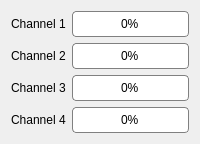
     <widget class="QWidget" name="Seite">
      <attribute name="title">
       <string>Signal Quality</string>
      </attribute>
      <layout class="QGridLayout" name="gridLayout">
       <item row="0" column="2">
        <widget class="QProgressBar" name="pbSum_1">
         <property name="styleSheet">
          <string notr="true">QProgressBar:horizontal {
 border: 1px solid gray;
 border-radius:4px;
 background: white;
 padding: 1px;
 text-align: centre;
 margin-right: 4ex;
text-align: center;
 }
 QProgressBar::chunk:horizontal {
 background: qlineargradient(x1: 0, y1: 0.5, x2: 1, y2: 0.5, stop: 0 green, stop: 1 white);
 margin-right: 2px; /* space */
 width: 10px;
 margin: 1px;
 border-radius:2px;
 }
</string>
         </property>
         <property name="maximum">
          <number>255</number>
         </property>
         <property name="value">
          <number>0</number>
         </property>
         <property name="textDirection">
          <enum>QProgressBar::TopToBottom</enum>
         </property>
        </widget>
       </item>
       <item row="1" column="2">
        <widget class="QProgressBar" name="pbSum_2">
         <property name="styleSheet">
          <string notr="true">QProgressBar:horizontal {
 border: 1px solid gray;
 border-radius:4px;
 background: white;
 padding: 1px;
 text-align: right;
 margin-right: 4ex;
text-align: center;
 }
 QProgressBar::chunk:horizontal {
 background: qlineargradient(x1: 0, y1: 0.5, x2: 1, y2: 0.5, stop: 0 green, stop: 1 white);
 margin-right: 2px; /* space */
 width: 10px;
 margin: 1px;
 border-radius:2px;
 }</string>
         </property>
         <property name="maximum">
          <number>255</number>
         </property>
         <property name="value">
          <number>0</number>
         </property>
        </widget>
       </item>
       <item row="2" column="2">
        <widget class="QProgressBar" name="pbSum_3">
         <property name="styleSheet">
          <string notr="true">QProgressBar:horizontal {
 border: 1px solid gray;
 border-radius:4px;
 background: white;
 padding: 1px;
 text-align: right;
 margin-right: 4ex;
text-align: center;
 }
 QProgressBar::chunk:horizontal {
 background: qlineargradient(x1: 0, y1: 0.5, x2: 1, y2: 0.5, stop: 0 green, stop: 1 white);
 margin-right: 2px; /* space */
 width: 10px;
 margin: 1px;
 border-radius:2px;
 }</string>
         </property>
         <property name="maximum">
          <number>255</number>
         </property>
         <property name="value">
          <number>0</number>
         </property>
        </widget>
       </item>
       <item row="3" column="2">
        <widget class="QProgressBar" name="pbSum_4">
         <property name="styleSheet">
          <string notr="true">QProgressBar:horizontal {
 border: 1px solid gray;
 border-radius:4px;
 background: white;
 padding: 1px;
 text-align: right;
 margin-right: 4ex;
text-align: center;
 }
 QProgressBar::chunk:horizontal {
 background: qlineargradient(x1: 0, y1: 0.5, x2: 1, y2: 0.5, stop: 0 green, stop: 1 white);
 margin-right: 2px; /* space */
 width: 10px;
 margin: 1px;
 border-radius:2px;
 }</string>
         </property>
         <property name="maximum">
          <number>255</number>
         </property>
         <property name="value">
          <number>0</number>
         </property>
        </widget>
       </item>
       <item row="0" column="0">
        <widget class="QLabel" name="label_8">
         <property name="text">
          <string>Channel 1</string>
         </property>
        </widget>
       </item>
       <item row="1" column="0">
        <widget class="QLabel" name="label_51">
         <property name="text">
          <string>Channel 2</string>
         </property>
        </widget>
       </item>
       <item row="2" column="0">
        <widget class="QLabel" name="label_52">
         <property name="text">
          <string>Channel 3</string>
         </property>
        </widget>
       </item>
       <item row="3" column="0">
        <widget class="QLabel" name="label_53">
         <property name="text">
          <string>Channel 4</string>
         </property>
        </widget>
       </item>
      </layout>
     </widget>
